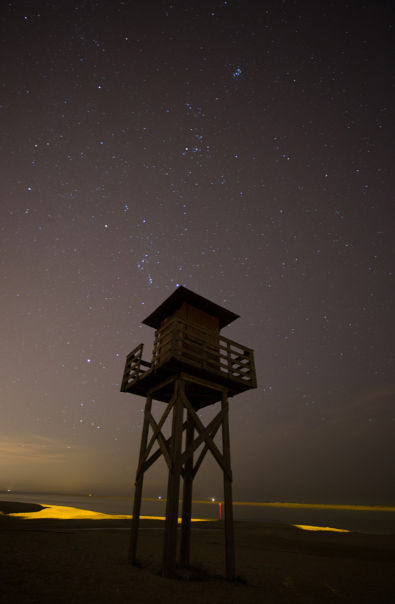
#> input picture TPfinal/imgNocturna.png, 395 x 604 px
$ jupyter execute --allow-errors tp_final.ipynb
#> lines starting #> are read from the running program, lines starting #| are printed output that depends on the picture
[cell 1]
import numpy as np
import matplotlib.pyplot as plt
from scipy.signal import convolve2d
from scipy.fft import fft2
from scipy.ndimage import gaussian_filter
from skimage.filters import unsharp_mask
import numpy as np
import matplotlib.pyplot as plt
from scipy.signal import convolve2d
import cv2
import numpy as np

[cell 2]
color_image = cv2.imread('imgNocturna.png').astype(np.float64)

# Parameters
cutoff = 10 #frecuencia a la cual se produce la atenuación
order = 2 #atenuación sea más o menos pronunciada
Yh = 0.0999
Yl = 1.01

homomorphic_image = np.zeros_like(color_image)

for i in range(color_image.shape[2]):
    color_channel = color_image[:, :, i]

    # Add a small offset to avoid division by zero
    epsilon = 1e-8
    color_channel_offset = color_channel + epsilon

    # Calculate the logarithm
    color_channel_logued = np.log(1 + color_channel_offset)

    # DFT
    color_channel_dft = np.fft.fft2(color_channel_logued)

    # Filter
    x, y = color_channel.shape
    A = np.zeros((x, y))
    H = np.zeros((x, y))
    d = cutoff
    n = order

    for j in range(x):
        for k in range(y):
            A[j, k] = np.sqrt((j - x / 2) ** 2 + (k - y / 2) ** 2)
            if A[j, k] == 0:
                H[j, k] = 0
            else:
                H[j, k] = 1 / (1 + ((d / A[j, k]) ** (2 * n)))

    H = ((Yl - Yh) * H) + Yh
    H = 1 - H

    color_channel_f = H * color_channel_dft

    # Inverse DFT
    color_channel_n = np.abs(np.fft.ifft2(color_channel_f))

    # Inverse log
    color_channel_final = np.exp(color_channel_n)

    # Update the original color channel with the processed values
    homomorphic_image[:, :, i] = color_channel_final
#> this loop made 3 passes
#> pass 1, `color_channel_logued = np.log(1 + color_channel_offset)`:
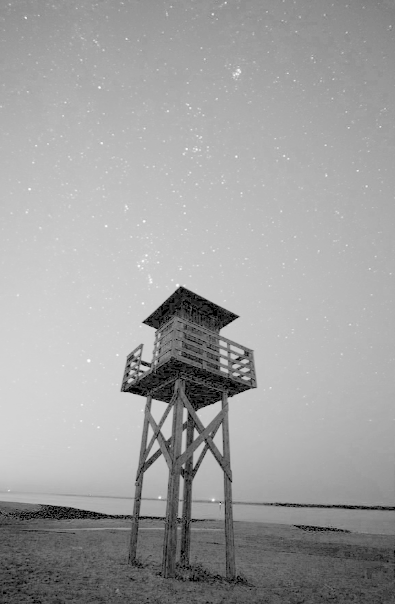
#> color_channel_logued: shape (604, 395) float64; min 1e-08, max 5.53, mean 3.48; drawn with min black and max white
#> after the loop:
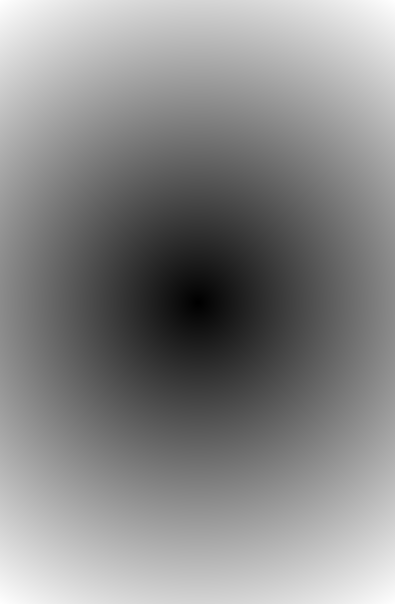
#> A: shape (604, 395) float64; min 0.5, max 360.8, mean 193.6; drawn with min black and max white
#> after the loop:
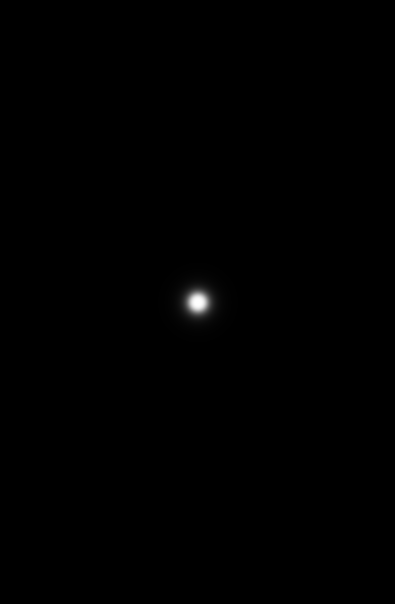
#> H: shape (604, 395) float64; min -0.01, max 0.9, mean -0.00812; drawn with min black and max white
#> after the loop:
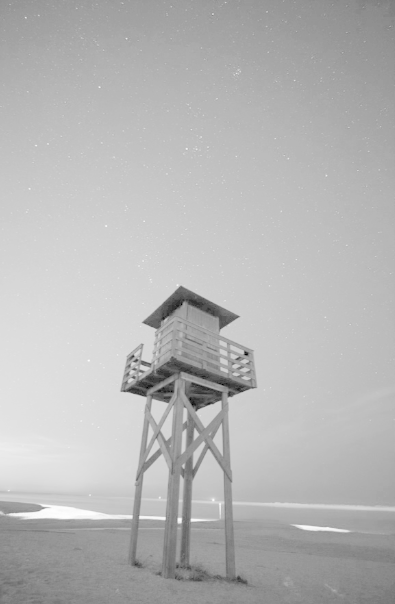
#> color_channel_logued: shape (604, 395) float64; min 1e-08, max 5.53, mean 3.96; drawn with min black and max white
#> after the loop:
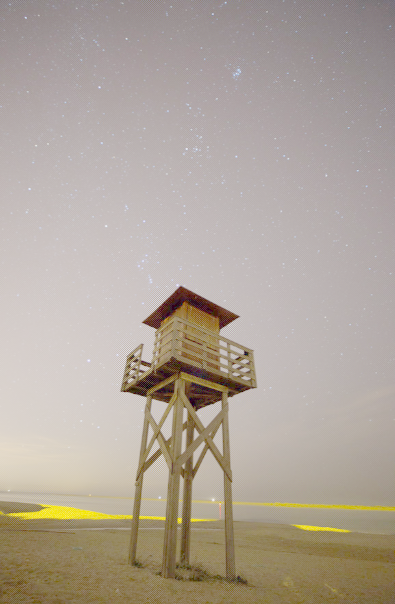
#> homomorphic_image: shape (604, 395, 3) float64; mean B, G, R 1.04, 1.04, 1.04; drawn with min black and max white

# Normalize and convert to uint8
homomorphic_image = ((homomorphic_image - np.min(homomorphic_image)) / (np.max(homomorphic_image) - np.min(homomorphic_image)) * 255).astype(np.uint8)

#Normalizar y suavizar:

# Save the result
cv2.imwrite('homomorphicColor1.png', homomorphic_image) #Homographic es del TP3
#> Out = True

[cell 3]
# Cargar la imagen en color
image = cv2.imread('imgNocturna.png')
#> image is the input picture: shape (604, 395, 3); mean B, G, R 44.1, 49.8, 60.5

# Convertir la imagen a escala de grises
gray_image = cv2.cvtColor(image, cv2.COLOR_BGR2GRAY)
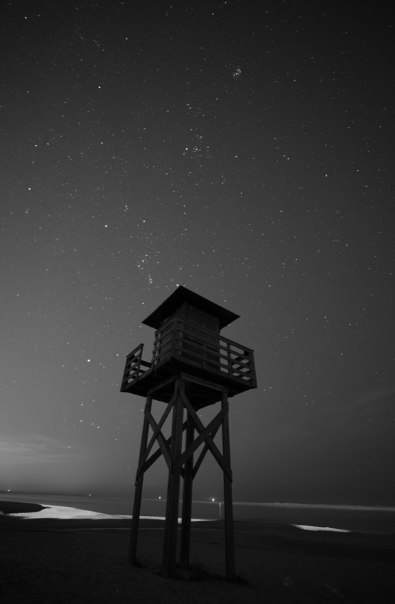
#> gray_image: shape (604, 395); min 0, max 238, mean 52.4

# Oscurecer la imagen en escala de grises
factor_oscurecimiento = 0.4
darkened_gray_image = (gray_image * factor_oscurecimiento).astype(np.uint8)
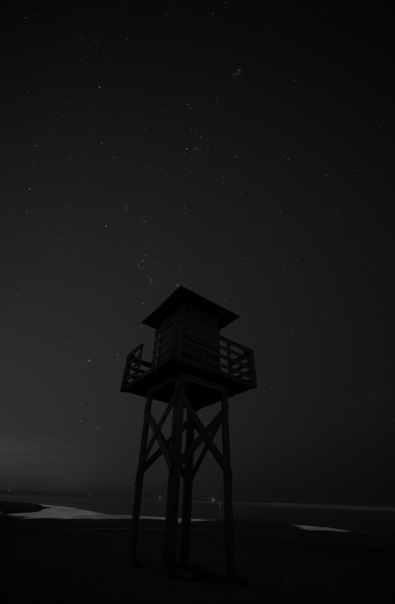
#> darkened_gray_image: shape (604, 395); min 0, max 95, mean 20.6

# Valor a usar para el high-boost
A = 1.5

mask = np.array([[-1, -1, -1],
                [-1, A + 8, -1],
                [-1, -1, -1]], dtype=np.float32)

# Aplicar el filtro Laplaciano
hb_laplacian = cv2.filter2D(darkened_gray_image, -1, mask)
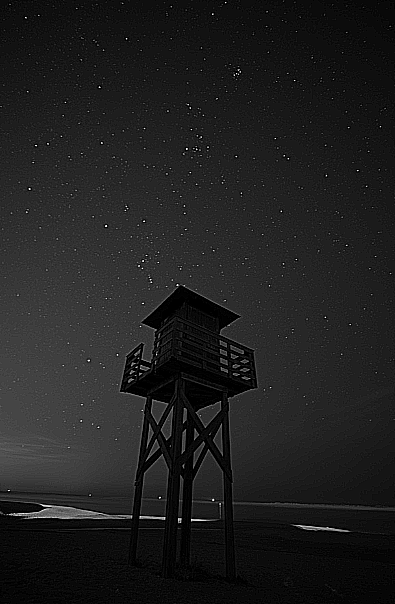
#> hb_laplacian: shape (604, 395); min 0, max 255, mean 31.3

# Sumar el resultado al canal original
hb_image = cv2.addWeighted(image, 1.0, cv2.cvtColor(hb_laplacian, cv2.COLOR_GRAY2BGR), 1.0, 0)
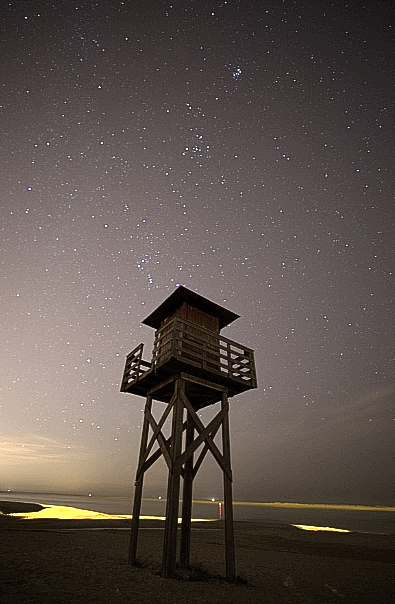
#> hb_image: shape (604, 395, 3); mean B, G, R 75.3, 80.9, 91.4

# Para limitar los valores máximos de brillo (>255 ya satura)
hb_image = np.clip(hb_image, 0, 255).astype(np.uint8)

# Guardar las imágenes
cv2.imwrite('results/original_image.png', image)
cv2.imwrite('results/high_boosted_image_nocturna.png', hb_image) #HIGH BOOST TP3
#> Out = True

[cell 4]
# Aplicar suavizado

# Cargar la imagen en color
image = cv2.imread('homomorphicColor1.png')
homomorphic_image_smoothed =  cv2.blur(image, (3, 3))

# Guardar el resultado
cv2.imwrite('homomorphicColor1_smoothed.png', homomorphic_image_smoothed)
#> Out = True

[cell 5]
#Filtro pasa alto tp2--> para arbol navidad
from skimage import io, color, img_as_ubyte
from skimage.filters import unsharp_mask

# Cargar la imagen a color
image = io.imread('homomorphicColor1.png')

# Aplicar unsharp mask a cada canal de color
sharpened_channels = [unsharp_mask(channel, radius=1, amount=1.5) for channel in image.transpose(2, 0, 1)]
#> sharpened_channels = 3 items

# Combinar los canales
sharpened_image = np.array(sharpened_channels).transpose(1, 2, 0)
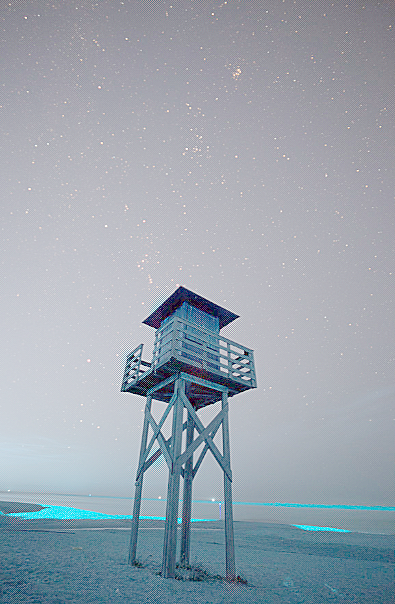
#> sharpened_image: shape (604, 395, 3) float64; mean of channels 0, 1, 2 0.688, 0.648, 0.606; drawn as B, G, R

# Convertir la imagen de vuelta a formato de 8 bits
sharpened_image = img_as_ubyte(sharpened_image)

# Guardar la imagen mejorada
io.imsave('sharpened_homotphic1.png', sharpened_image)

$ run again, with TPfinal/homomorphicImageLn.jpg saved as TPfinal/imgNocturna.png
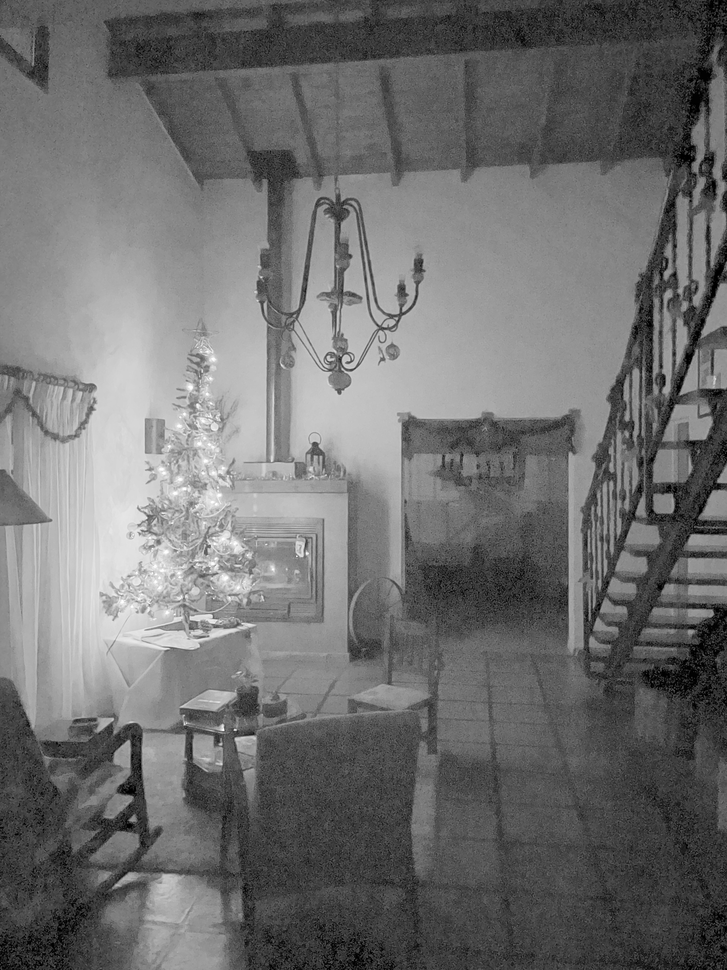
#> input picture TPfinal/homomorphicImageLn.jpg, 727 x 970 px, shrunk from 3024 x 4032 before the run
#> after the loop `for i in range(color_image.shape[2]):`:
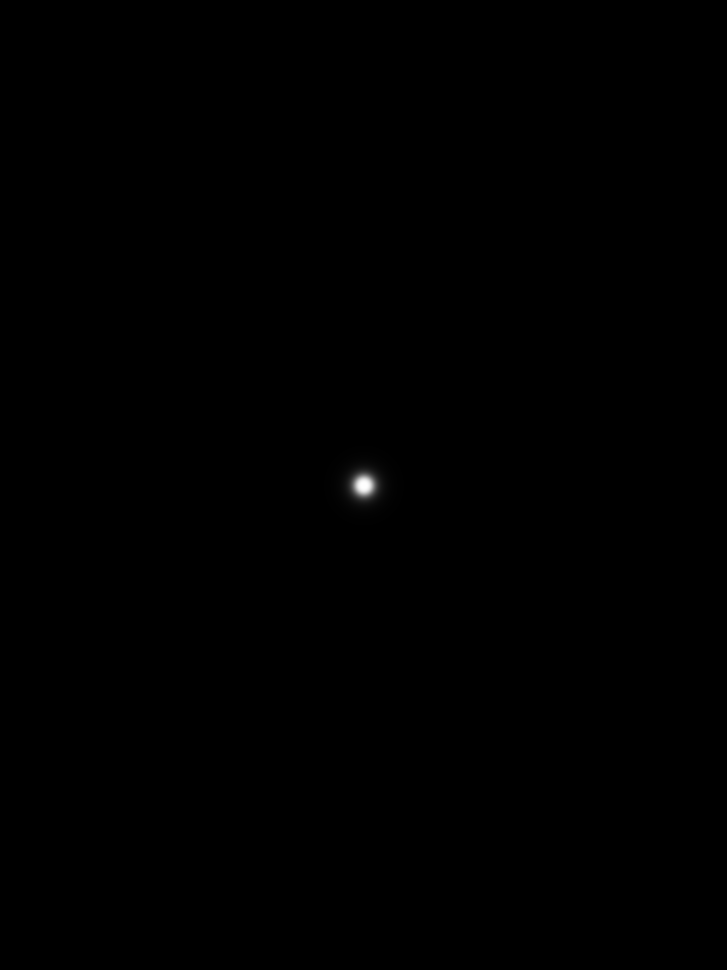
#> H: shape (970, 727) float64; min -0.01, max 0.9, mean -0.00936; drawn with min black and max white
#> `cv2.imwrite('homomorphicColor1.png', homomorphic_image)`: Out = True
#> image is the input picture: shape (970, 727, 3); min 0, max 255, mean 110.5
#> `hb_image = cv2.addWeighted(image, 1.0, cv2.cvtColor(hb_laplacian, cv2...`:
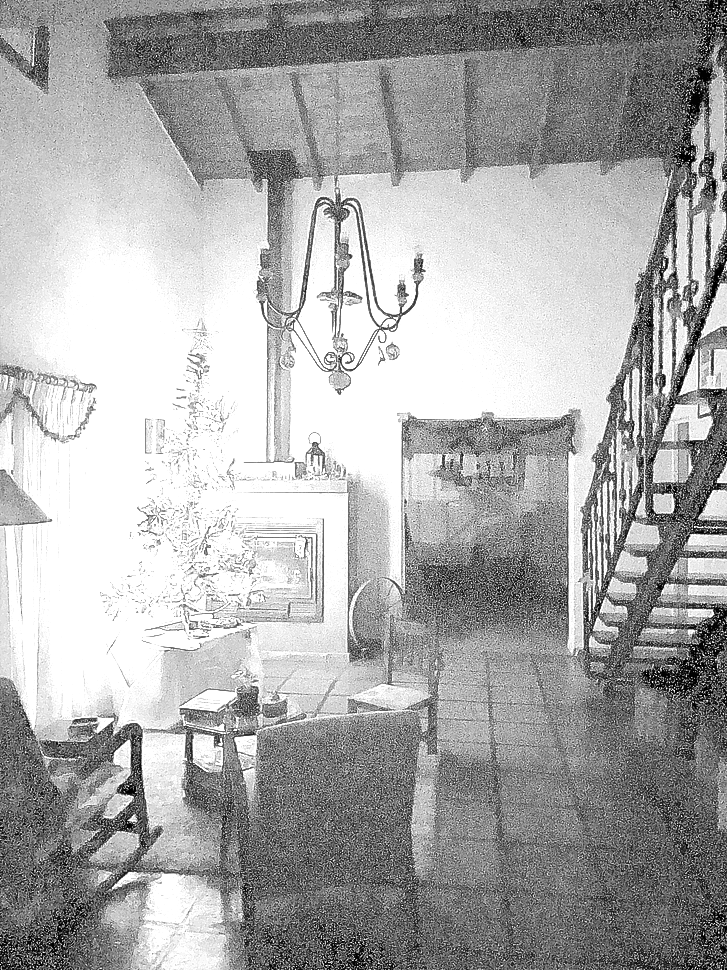
#> hb_image: shape (970, 727, 3); min 0, max 255, mean 169.9
#> sharpened_channels = 3 items
